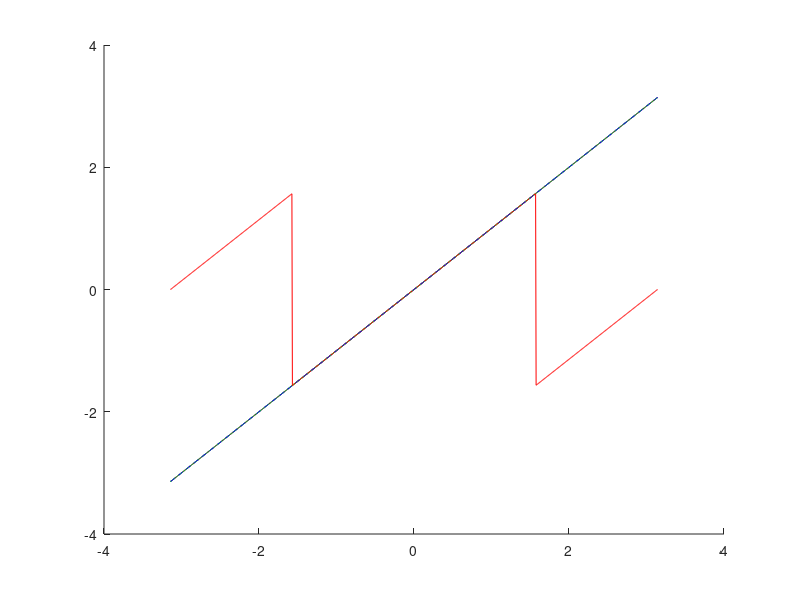

Here is the MATLAB script that generated this plot: (Note: this script raises an error after producing the figure.)
clear; close all; clc; clf;
true_phase = linspace(-pi,pi,1000); % tworzymy 1000 kątów

x = cos(true_phase);
y = sin(true_phase);

z = x + 1j*y;

atan_phase = atan(y ./ x);
atan2_phase = atan2(y,x);
angle_phase = angle(z);

figure(1); 
hold on;
plot(true_phase, true_phase, 'k-'); % rysuje poprawny kat jako linie prosta o slope = 1
plot(true_phase, atan_phase, 'r');
plot(true_phase, atan2_phase, 'b--');
plot(true_phase, angle_phase, 'g:');

ax = gca;
ax.XTick = -pi:pi/2:pi;
ax.XTickLabel = {'-\pi', '-\pi/2', '0', '\pi/2', '\pi'};
ax.YTick = -pi:pi/2:pi;
ax.YTickLabel = {'-\pi', '-\pi/2', '0', '\pi/2', '\pi'};

xlim([-pi pi]);
ylim([-pi pi]);
grid on;
legend('Kąt rzeczywisty', 'atan', 'atan2', 'angle');
xlabel('Kąt rzeczywisty \theta [rad]');
ylabel('Obliczona faza [rad]');
title('Porównanie funkcji atan, atan2 i angle dla fazy liczby zespolonej');
